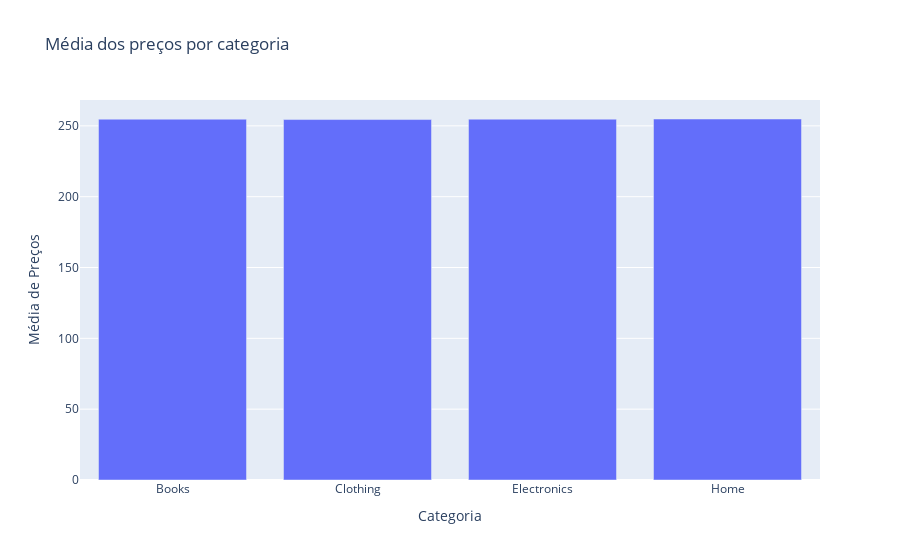

Notebook code cell kept with this figure:
### Code cell
# passo 11: responder à pergunta "Qual categoria mais e menos cara?"

# calculo da média dos preços para cada categoria
media_por_cat = df.groupby("Product Category")["Product Price"].mean().round(2).reset_index()

# identificar a categoria mais cara e a menos cara
cat_mais_cara = media_por_cat.loc[media_por_cat["Product Price"].idxmax()]
cat_menos_cara = media_por_cat.loc[media_por_cat["Product Price"].idxmin()]

# resultados
print("categoria mais cara:")
print(cat_mais_cara)

print("categoria menos cara:")
print(cat_menos_cara)

# criando grafico
fig = px.bar(media_por_cat, x="Product Category", y="Product Price", title="Média dos preços por categoria",
             labels={"Product Category": "Categoria", "Product Price": "Média de Preços"})

fig.show()

### Figure 1 — Plotly figure (JSON) as saved in the notebook; plotly's stock layout.template omitted (floating-point values rounded to 4 significant figures)
{"data": [{"alignmentgroup": "True", "hovertemplate": "Categoria=%{x}<br>Média de Preços=%{y}<extra></extra>", "legendgroup": "", "marker": {"color": "#636efa", "pattern": {"shape": ""}}, "name": "", "offsetgroup": "", "orientation": "v", "showlegend": false, "textposition": "auto", "type": "bar", "x": ["Books", "Clothing", "Electronics", "Home"], "xaxis": "x", "y": [254.7, 254.4, 254.7, 254.8], "yaxis": "y"}], "layout": {"barmode": "relative", "legend": {"tracegroupgap": 0}, "title": {"text": "Média dos preços por categoria"}, "xaxis": {"anchor": "y", "domain": [0, 1], "title": {"text": "Categoria"}}, "yaxis": {"anchor": "x", "domain": [0, 1], "title": {"text": "Média de Preços"}}}}
